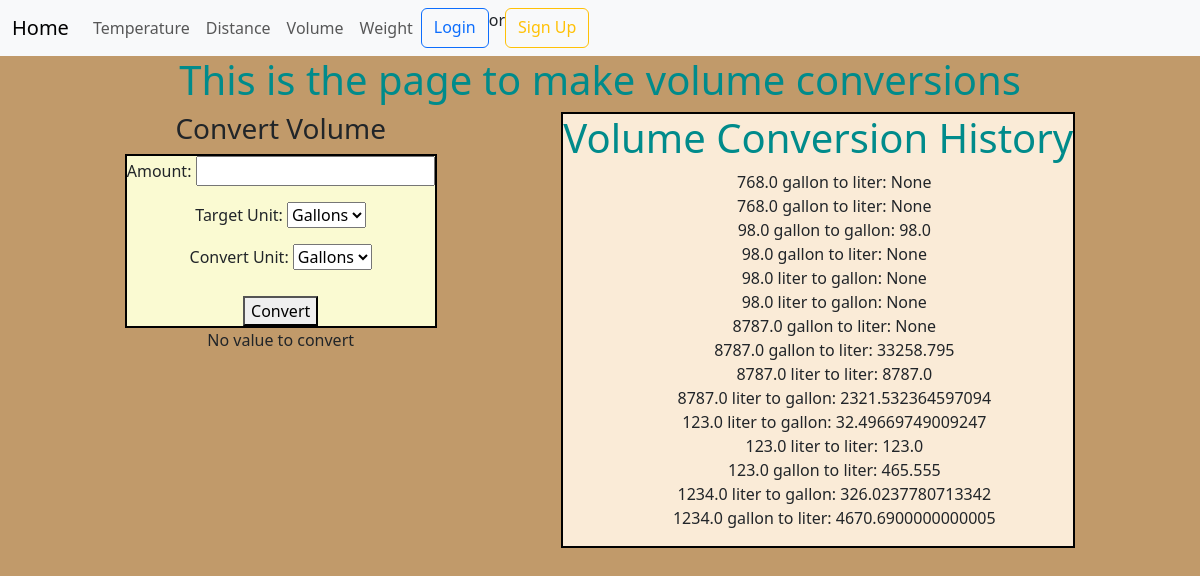
The page /volume/ on the database its author committed.
### pages/models.py (models this page shows, shortened)
class ConversionHistory(models.Model):
    category = models.CharField(max_length=50)
    targetUnit = models.CharField(max_length=50)
    convertUnit = models.CharField(max_length=50)
    amount = models.FloatField()
    result = models.FloatField(null=True, blank=True)
    created_at = models.DateTimeField(null=True, auto_now_add=True)

### pages/views.py (the view)
# urls.py: path('volume/', views.volume_view, name="volume"),
def volume_view(request):
    form = VolumeConversionForm()
    converted_value = None
    category = "volume"
    if request.method == 'POST':
        form = VolumeConversionForm(request.POST)
        if form.is_valid():
            print("form is valid") #check if code works
            amount = form.cleaned_data['amount']
            targetUnit = form.cleaned_data['targetUnit']
            convertUnit = form.cleaned_data['convertUnit']
            print(f"Amount: {amount}, Target Unit: {targetUnit}, Convert Unit: {convertUnit}, Category: {category}")
            converted_value = perform_volume_conversion(amount, targetUnit, convertUnit)
            conversion_record = ConversionHistory(
                amount = amount,
                targetUnit = targetUnit,
                convertUnit = convertUnit,
                category = category,
                result = converted_value
            )
            conversion_record.save()
    else:
        print(form.errors) # log error
        form = VolumeConversionForm()
    form.fields['category'].initial = category
    history = ConversionHistory.objects.filter(category='volume') #get conversion history
    return render(request, 'pages/volume.html', {'form': form, 'history': history, 'converted_value':converted_value})

### pages/forms.py
class VolumeConversionForm(forms.Form):
    model = ConversionHistory
    amount = forms.FloatField(label='Amount', min_value=0)
    targetUnit = forms.ChoiceField(
        label='Target Unit',
        choices=[
            ('gallon', 'Gallons'),
            ('liter', 'Liters'),
        ])
    convertUnit = forms.ChoiceField(
        label='Convert Unit',
        choices=[
            ('gallon', 'Gallons'),
            ('liter', 'Liters'),
        ])
    category = forms.CharField(widget=forms.HiddenInput())
    fields = ['targetUnit','amount','convertUnit','category','result']

### templates/pages/volume.html (shortened to what this page needs)
{% extends 'base.html' %}
{% load static %}
{% block css %}
    <link rel="stylesheet" href="{% static 'css/base.css' %}">
{% endblock css %}
{% block content %}
<h1>This is the page to make volume conversions</h1>
<section class="app-container">
<div class="conversion-form">
<h3>Convert Volume</h3>
<fieldset style="background-color: lightgoldenrodyellow;">
<form method="POST" action="{% url 'volume' %}">
{{ form.as_p }}
<button type="submit">Convert</button><label>
</form>
</fieldset>
{% if converted_value is not None %}
<h2>Conversion Result:</h2>
<p>The converted value is: <strong>{{ converted_value }}</strong></p>
{% else %}
<p>No value to convert</p>
{% endif %}
</div>
<div id="history">
<h1>Volume Conversion History</h1>
<ul>
    {% for conversion in history %}
    <li>{{ conversion.amount }} {{ conversion.targetUnit }} to {{ conversion.convertUnit }}: {{ conversion.result }}</li>
    {% empty %}
    <li>No conversion history available.</li>
    {% endfor %}
</ul>
</div>
</section>
{% endblock content %}

### static/css/base.css (style rules this page uses)
body { background-color: #C19A6A; }
h1 { color: darkcyan; }
form { display: flex; flex-direction: column; align-items: center; }
button { margin-top: 10px; }
.app-container { display: flex; justify-content: space-evenly; flex-direction: column; text-align: center; }
.conversion-form { display: flex; flex-direction: column; }
fieldset { border: 2px solid black; background-color: #8aa5f6 }
ul { list-style-type: none; }
#history { background-color: antiquewhite; border: 2px solid black; }
@media (min-width: 990px) { body { background-color: #C19A6A; } }
@media (min-width: 990px) { h1 { color: darkcyan; text-align: center; } }
@media (min-width: 990px) { .app-container { display: flex; flex-direction: row; } }

### rows shown on the page
ConversionHistory: amount "768.0", targetUnit "gallon", convertUnit "liter", result "None"
ConversionHistory: amount "768.0", targetUnit "gallon", convertUnit "liter", result "None"
ConversionHistory: amount "98.0", targetUnit "gallon", convertUnit "gallon", result "98.0"
ConversionHistory: amount "98.0", targetUnit "gallon", convertUnit "liter", result "None"
ConversionHistory: amount "98.0", targetUnit "liter", convertUnit "gallon", result "None"
ConversionHistory: amount "98.0", targetUnit "liter", convertUnit "gallon", result "None"
ConversionHistory: amount "8787.0", targetUnit "gallon", convertUnit "liter", result "None"
ConversionHistory: amount "8787.0", targetUnit "gallon", convertUnit "liter", result "33258.795"
ConversionHistory: amount "8787.0", targetUnit "liter", convertUnit "liter", result "8787.0"
ConversionHistory: amount "8787.0", targetUnit "liter", convertUnit "gallon", result "2321.532364597094"
ConversionHistory: amount "123.0", targetUnit "liter", convertUnit "gallon", result "32.49669749009247"
ConversionHistory: amount "123.0", targetUnit "liter", convertUnit "liter", result "123.0"
ConversionHistory: amount "123.0", targetUnit "gallon", convertUnit "liter", result "465.555"
ConversionHistory: amount "1234.0", targetUnit "liter", convertUnit "gallon", result "326.0237780713342"
ConversionHistory: amount "1234.0", targetUnit "gallon", convertUnit "liter", result "4670.6900000000005"
